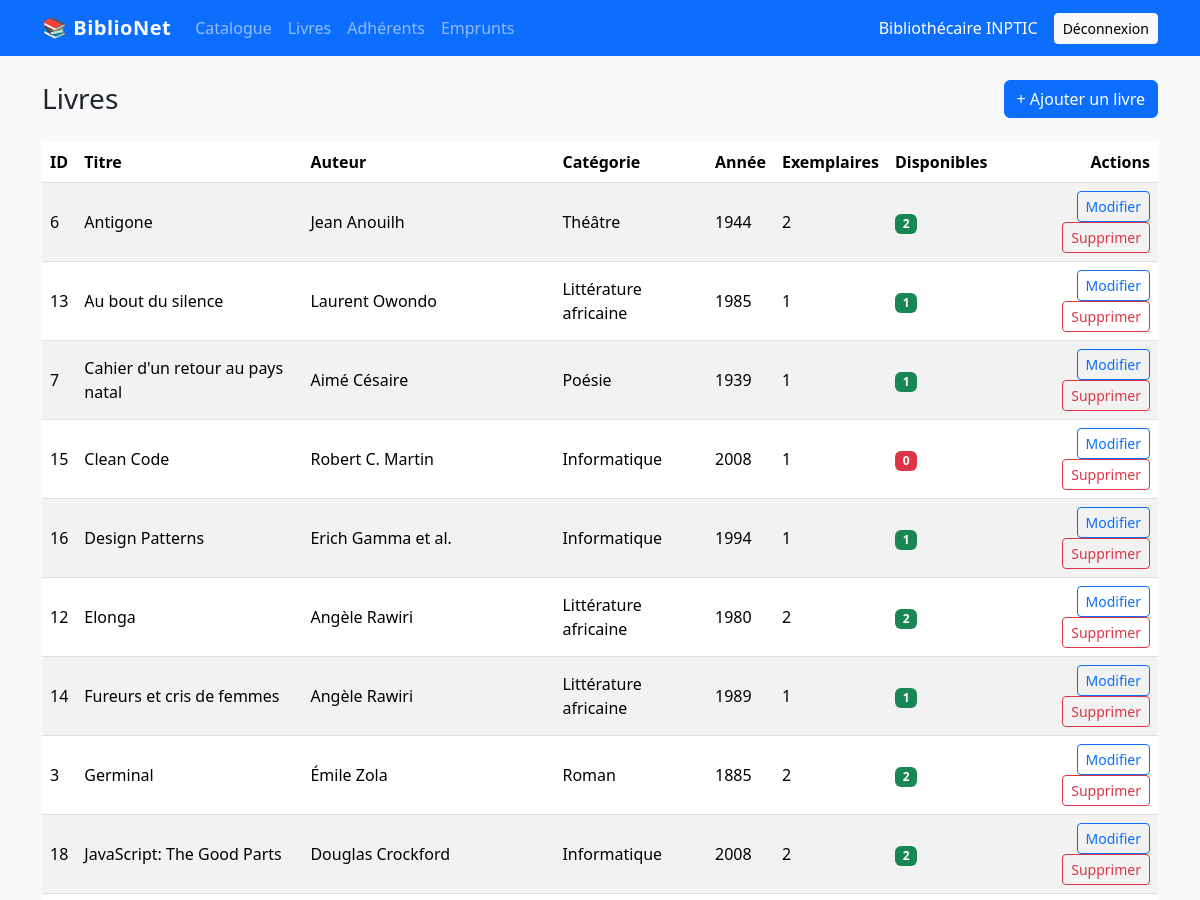
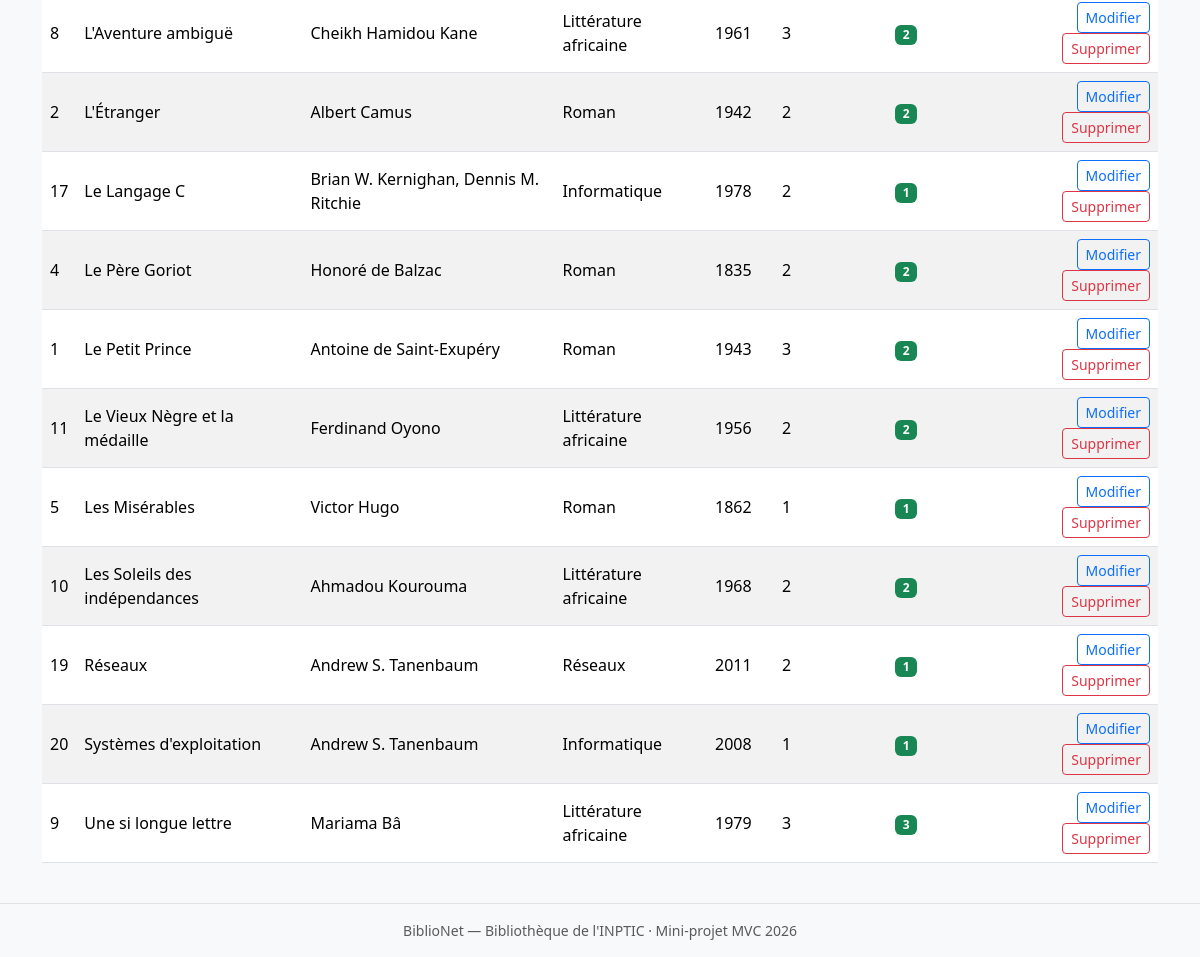
/livres (signed in), run on the app's committed database (2 pictures, top to bottom).
### tables this page shows
CREATE TABLE livres (
    id              INT UNSIGNED NOT NULL AUTO_INCREMENT,
    titre           VARCHAR(255) NOT NULL,
    auteur          VARCHAR(150) NOT NULL,
    categorie       VARCHAR(100)  NOT NULL,
    annee           SMALLINT UNSIGNED NULL,
    nb_exemplaires  INT NOT NULL DEFAULT 1,
    PRIMARY KEY (id)
);

### app/core/Controller.php (called while the page is built, shortened)
<?php
class Controller
{
    protected function render(string $vue, array $data = [], string $titre = 'BiblioNet'): void
    {
        extract($data, EXTR_SKIP);
        require APP_PATH . '/views/' . $vue . '.php';
        require APP_PATH . '/views/layouts/main.php';
    }
    public function e(mixed $valeur): string
    {
        return htmlspecialchars((string) $valeur, ENT_QUOTES, 'UTF-8');
    }
    public function url(string $chemin = ''): string
    {
        return BASE_URL . '/' . ltrim($chemin, '/');
    }
}

### app/controllers/LivreController.php (called while the page is built, shortened)
<?php
class LivreController extends Controller
{
    public function index(): void
    {
        $this->render('livres/index', [
            'titre' => 'Gestion des livres',
            'livres' => Livre::all(),
            'flash' => $this->pullFlash(),
        ]);
    }
}

### app/core/Router.php (called while the page is built, shortened)
<?php
class Router
{
    public function dispatch(): void
    {
        $segments = $this->segments();
        $cle     = strtolower(array_shift($segments) ?? '');
        $methode = strtolower(array_shift($segments) ?? 'index');
        $params  = $segments;
        call_user_func_array([new $classe(), $methode], $params);
    }
    private function segments(): array
    {
        if (isset($_GET['url'])) {
            $url = $_GET['url'];
        } else {
            $chemin = parse_url($_SERVER['REQUEST_URI'], PHP_URL_PATH) ?? '/';
            $url = substr($chemin, strlen(BASE_URL));
        }
        $url = trim($url, '/');
        return $url === '' ? [] : explode('/', $url);
    }
}

### public/index.php (called while the page is built, shortened)
<?php
$config = require ROOT_PATH . '/config/config.php';
try {
    $routeur = new Router();
    $routeur->dispatch();
} catch (Throwable $e) {
    http_response_code(500);
    $message = $config['app_env'] === 'production'
        ? 'Une erreur est survenue. Veuillez réessayer plus tard.'
        : $e->getMessage();
    (new Controller())->renderMessage('Erreur', 'danger', $message);
}

### app/core/Database.php (called while the page is built, shortened)
<?php
class Database
{
    private static array $config = [];
    private static ?PDO $pdo = null;
    public static function configure(array $config): void
    {
        self::$config = $config;
    }
    public static function getConnection(): PDO
    {
        return self::pdo();
    }
    public static function pdo(): PDO
    {
        if (self::$pdo === null) {
            $c = self::$config;
            $dsn = "mysql:host={$c['host']};dbname={$c['name']};charset=utf8mb4";
            self::$pdo = new PDO($dsn, $c['user'], $c['pass'], [
                PDO::ATTR_ERRMODE            => PDO::ERRMODE_EXCEPTION,
                PDO::ATTR_DEFAULT_FETCH_MODE => PDO::FETCH_ASSOC,
                PDO::ATTR_EMULATE_PREPARES   => false,
            ]);
        }
        return self::$pdo;
    }
}

### app/models/Livre.php (called while the page is built, shortened)
<?php
class Livre
{
    private static function selectBase(): string
    {
        return 'SELECT l.id, l.titre, l.auteur, l.categorie, l.annee, l.nb_exemplaires,
                       GREATEST(l.nb_exemplaires - COUNT(e.id), 0) AS disponibles
                FROM livres l
                LEFT JOIN emprunts e ON e.livre_id = l.id AND e.date_retour IS NULL';
    }
    public static function all(): array
    {
        $stmt = Database::getConnection()->prepare(
            self::selectBase() . ' GROUP BY l.id ORDER BY l.titre ASC'
        );
        $stmt->execute();
        return $stmt->fetchAll(PDO::FETCH_ASSOC);
    }
}

### app/views/livres/index.php (the view, shortened to what this page needs)
<div class="d-flex justify-content-between align-items-center mb-4">
    <h1 class="h3 mb-0">Livres</h1>
    <a href="<?= $this->e($this->url('livres/create')) ?>" class="btn btn-primary">+ Ajouter un livre</a>
</div>
<div class="table-responsive">
    <table class="table table-striped table-hover align-middle">
        <thead>
            <tr>
                <th>ID</th>
                <th>Titre</th>
                <th>Auteur</th>
                <th>Catégorie</th>
                <th>Année</th>
                <th>Exemplaires</th>
                <th>Disponibles</th>
                <th class="text-end">Actions</th>
            </tr>
        </thead>
        <tbody>
            <?php foreach ($livres as $livre): ?>
                <tr>
                    <td><?= $this->e($livre['id']) ?></td>
                    <td><?= $this->e($livre['titre']) ?></td>
                    <td><?= $this->e($livre['auteur']) ?></td>
                    <td><?= $this->e($livre['categorie']) ?></td>
                    <td><?= $this->e($livre['annee']) ?></td>
                    <td><?= $this->e($livre['nb_exemplaires']) ?></td>
                    <td>
                        <?php if ((int) $livre['disponibles'] > 0): ?>
                            <span class="badge text-bg-success"><?= $this->e($livre['disponibles']) ?></span>
                        <?php else: ?>
                            <span class="badge text-bg-danger">0</span>
                        <?php endif; ?>
                    </td>
                    <td class="text-end">
                        <a href="<?= $this->e($this->url('livres/edit/' . $livre['id'])) ?>"
                           class="btn btn-sm btn-outline-primary">Modifier</a>
                        <form action="<?= $this->e($this->url('livres/delete/' . $livre['id'])) ?>" method="post"
                              class="d-inline" data-confirm="Supprimer ce livre ?">
                            <button type="submit" class="btn btn-sm btn-outline-danger">Supprimer</button>
                        </form>
                    </td>
                </tr>
            <?php endforeach; ?>
        </tbody>
    </table>
</div>

### public/assets/css/style.css (style rules this page uses)
body { background-color: #f8f9fa; }

### data on the page
livres: id "6", titre "Antigone", auteur "Jean Anouilh", categorie "Théâtre", annee "1944", nb_exemplaires "2", e "2"
livres: id "13", titre "Au bout du silence", auteur "Laurent Owondo", categorie "Littérature africaine", annee "1985", nb_exemplaires "1", e "1"
livres: id "7", titre "Cahier d'un retour au pays natal", auteur "Aimé Césaire", categorie "Poésie", annee "1939", nb_exemplaires "1", e "1"
livres: id "15", titre "Clean Code", auteur "Robert C. Martin", categorie "Informatique", annee "2008", nb_exemplaires "1"
livres: id "16", titre "Design Patterns", auteur "Erich Gamma et al.", categorie "Informatique", annee "1994", nb_exemplaires "1", e "1"
livres: id "12", titre "Elonga", auteur "Angèle Rawiri", categorie "Littérature africaine", annee "1980", nb_exemplaires "2", e "2"
livres: id "14", titre "Fureurs et cris de femmes", auteur "Angèle Rawiri", categorie "Littérature africaine", annee "1989", nb_exemplaires "1", e "1"
livres: id "3", titre "Germinal", auteur "Émile Zola", categorie "Roman", annee "1885", nb_exemplaires "2", e "2"
livres: id "18", titre "JavaScript: The Good Parts", auteur "Douglas Crockford", categorie "Informatique", annee "2008", nb_exemplaires "2", e "2"
livres: id "8", titre "L'Aventure ambiguë", auteur "Cheikh Hamidou Kane", categorie "Littérature africaine", annee "1961", nb_exemplaires "3", e "2"
livres: id "2", titre "L'Étranger", auteur "Albert Camus", categorie "Roman", annee "1942", nb_exemplaires "2", e "2"
livres: id "17", titre "Le Langage C", auteur "Brian W. Kernighan, Dennis M. Ritchie", categorie "Informatique", annee "1978", nb_exemplaires "2", e "1"
livres: id "4", titre "Le Père Goriot", auteur "Honoré de Balzac", categorie "Roman", annee "1835", nb_exemplaires "2", e "2"
livres: id "1", titre "Le Petit Prince", auteur "Antoine de Saint-Exupéry", categorie "Roman", annee "1943", nb_exemplaires "3", e "2"
livres: id "11", titre "Le Vieux Nègre et la médaille", auteur "Ferdinand Oyono", categorie "Littérature africaine", annee "1956", nb_exemplaires "2", e "2"
livres: id "5", titre "Les Misérables", auteur "Victor Hugo", categorie "Roman", annee "1862", nb_exemplaires "1", e "1"
livres: id "10", titre "Les Soleils des indépendances", auteur "Ahmadou Kourouma", categorie "Littérature africaine", annee "1968", nb_exemplaires "2", e "2"
livres: id "19", titre "Réseaux", auteur "Andrew S. Tanenbaum", categorie "Réseaux", annee "2011", nb_exemplaires "2", e "1"
livres: id "20", titre "Systèmes d'exploitation", auteur "Andrew S. Tanenbaum", categorie "Informatique", annee "2008", nb_exemplaires "1", e "1"
livres: id "9", titre "Une si longue lettre", auteur "Mariama Bâ", categorie "Littérature africaine", annee "1979", nb_exemplaires "3", e "3"

### other printed values
$this->e($_SESSION['user_nom'] ?? '') "Bibliothécaire INPTIC"
